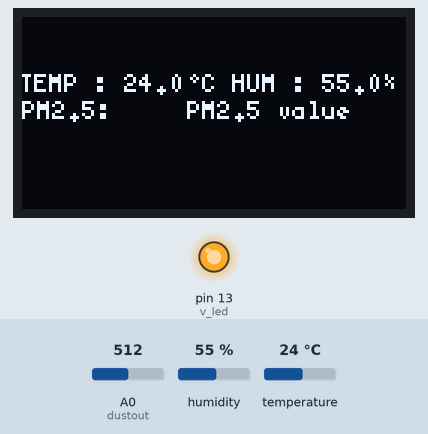
This sketch was run on a simulated Arduino Uno, built with avr-gcc and run on an emulated ATmega328P. On the bench: 128×64 one-colour display, output pins drawn as LEDs (lit = HIGH). Inputs (shaded band) come from the test bench; at power-on: humidity 55 %, temperature 24 °C, A0 (dustout) = 512. The local clock reads 2024-03-15 10:24:30 at power-on unless the sketch sets it; EEPROM starts erased; what the sketch prints to the serial monitor is not drawn.

Above: at 3.5 s.
3.6 s: humidity set to 22 %
At 6.3 s:
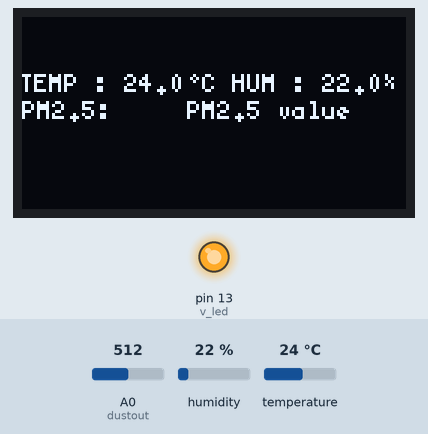
6.9 s: temperature set to 12 °C
At 8.9 s:
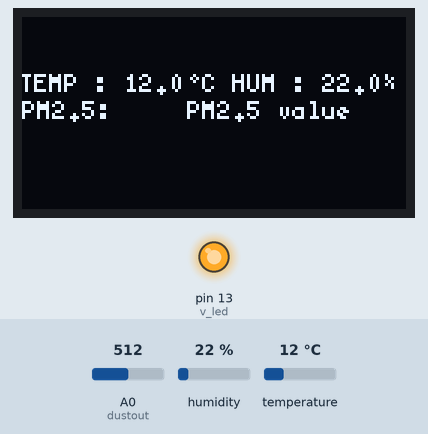
9.5 s: humidity set to 40 %
At 11.4 s:
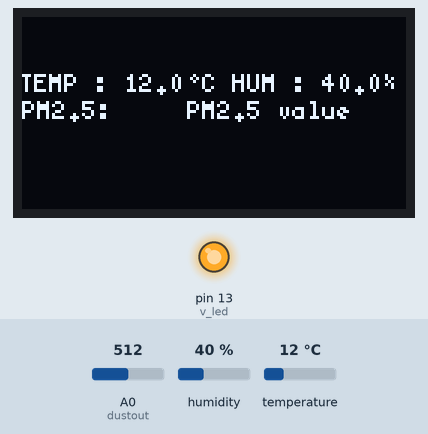
12.2 s: temperature set to 19 °C
Timing chart, 0 to 15.2 s (numbered marks = the images above; inputs shaded):
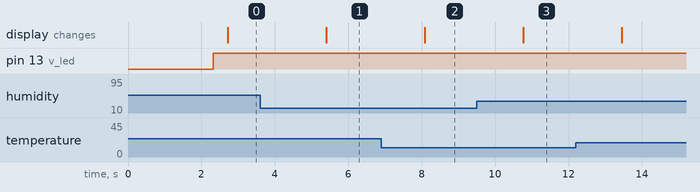

Measured:
- after the input at 3.6 s, the display: changes after 1.8 s (image 1)
- after the input at 6.9 s, the display: changes after 1.2 s (image 2)
- after the input at 9.5 s, the display: changes after 1.3 s (image 3)

The sketch:

Arduino_AMS.ino
```cpp
//https://forum.arduino.cc/t/how-to-set-an-alarm-with-the-ds1302-real-time-clock/594882
//https://m.blog.naver.com/chandong83/221451714944

#include <EEPROM.h>
String versionSrt = "arduino AMS by Kevin";


#include <ThreeWire.h>
#include <RtcDS1302.h>

//ThreeWire myWire(4,5,2); // IO, SCLK, CE
ThreeWire myWire(3,2,4); // IO, SCLK, RST
//RTC 라이브러리 생성
RtcDS1302<ThreeWire> Rtc(myWire);


/*
미세 먼지 센서 값 출력
http://www.devicemart.co.kr/
*/

// 미세 먼지 없을 때 초기 V 값 0.35
// 공기청정기 위 등에서 먼지를 가라앉힌 후 voltage값 개별적으로 측정 필요
#define no_dust 0.35
// 아두이노 - 미세 먼지 센서 연결
int dustout=A0;
int v_led=13;
// 센서로 읽은 값 변수 선언
float vo_value=0;
// 센서로 읽은 값을 전압으로 측정 변수
float sensor_voltage=0;
// 실제 미세 먼지 밀도 변수
float dust_density=0;


// for the temperature and hubmidity sensor
 #include <DHT.h>
 #define DHT22_PIN 2
 #define DHTTYPE DHT22
 DHT dht(DHT22_PIN, DHTTYPE);
 int chkSensor;
 String Temperature;
 String Humidity;


void setup ()
  {
    Serial.begin(9600);

    //EEPROM
    writeStringToEEPROM(0, versionSrt);
    startEEPROMsetup();

    pinMode(v_led,OUTPUT); // 적외선 led 출력으로 설정

    //컴파일 시점의 날짜(__DATE__)와 시간(__TIME__)을 시리얼모니터에 표시
    Serial.print("compiled: ");
    Serial.print(__DATE__);
    Serial.print(" ");
    Serial.println(__TIME__);

    //RTC 모듈 라이브러리 시작
    Rtc.Begin();
    //RTC 시간을 설정 컴파일된 날짜로
    setTRTCDateTime();

    //U8G displayer
    u8gStart();
  }

void loop ()
  {
    //RTC 모듈의 현재 시간 얻기
    RtcDateTime now = Rtc.GetDateTime();

    digitalWrite(v_led, LOW); // 적외선 LED ON
    delayMicroseconds(280); // 280us동안 딜레이
    vo_value=analogRead(dustout); // 데이터를 읽음
    delayMicroseconds(40); // 320us - 280us
    digitalWrite(v_led, HIGH); // 적외선 LED OFF
    delayMicroseconds(9680); //

    Temperature = String(dht.readTemperature(),1);
    Humidity = String(dht.readHumidity(),1);
    humidityTemperatureReport();

    //시리얼 모니터에 출력
    //시간 출력
    printDateTime(now);
    Serial.print(",");
    // PM25 값 추가
    csvPM25();
    Serial.println();

    // PM25 값 출력
    printPM25();
    //줄 바꿈.
    Serial.println();
    //OLED display
    u8gDraw();
    //1초 대기...후 다시 loop 시작
    delay(1000); // ten seconds
  }
```

DHT22.ino
```cpp
void humidityTemperatureReport() {
  chkSensor = digitalRead(DHT22_PIN);
  Temperature = String(dht.readTemperature(),1);
  Humidity = String(dht.readHumidity(),1);
  switch (chkSensor) {
  case 1:
    Serial.print("TEMPERATURE:");
    Serial.print(Temperature);
    Serial.println("#");
    delay(50);
    Serial.print("HUMIDITY:");
    Serial.print(Humidity);
    Serial.println("#");
    delay(50);
    break;
  case 0:
    Serial.print("TEMPERATURE:");
    Serial.print("CHECKSUMERROR");
    Serial.println("#");
    Serial.print("HUMIDITY:");
    Serial.print("CHECKSUMERROR");
    Serial.println("#");
    break;
  default:
    Serial.print("TEMPERATURE:");
    Serial.print("UNKNOWNERROR");
    Serial.println("#");
    Serial.print("HUMIDITY:");
    Serial.print("UNKNOWNERROR");
    Serial.println("#");
    break;
  }
}
```

EEPROM.ino
```cpp
// https://roboticsbackend.com/arduino-write-string-in-eeprom/

void startEEPROMsetup() {
  Serial.begin(9600);
  int eepromOffset = 0;
  // Writing
  String str1 = "Today's tutorial:";
  String str2 = "Save String to EEPROM.";
  String str3 = "Thanks for reading!";
  int str1AddrOffset = writeStringToEEPROM(eepromOffset, str1);
  int str2AddrOffset = writeStringToEEPROM(str1AddrOffset, str2);
  writeStringToEEPROM(str2AddrOffset, str3);
  // Reading
  String newStr1;
  String newStr2;
  String newStr3;
  int newStr1AddrOffset = readStringFromEEPROM(eepromOffset, &newStr1);
  int newStr2AddrOffset = readStringFromEEPROM(newStr1AddrOffset, &newStr2);
  readStringFromEEPROM(newStr2AddrOffset, &newStr3);

  Serial.println(newStr1);
  Serial.println(newStr2);
  Serial.println(newStr3);
  delay(2000);
}


int writeStringToEEPROM(int addrOffset, const String &strToWrite)
  {
    byte len = strToWrite.length();
    EEPROM.write(addrOffset, len);
    for (int i = 0; i < len; i++)
    {
      EEPROM.write(addrOffset + 1 + i, strToWrite[i]);
    }
    return addrOffset + 1 + len;
  }

int readStringFromEEPROM(int addrOffset, String *strToRead)
  {
    int newStrLen = EEPROM.read(addrOffset);
    char data[newStrLen + 1];
    for (int i = 0; i < newStrLen; i++)
    {
      data[i] = EEPROM.read(addrOffset + 1 + i);
    }
    data[newStrLen] = '\ 0'; // !!! NOTE !!! Remove the space between the slash "/" and "0" (I've added a space because otherwise there is a display bug)
    *strToRead = String(data);
    return addrOffset + 1 + newStrLen;
  }
```

PM25.ino
```cpp
//https://devicemart.blogspot.com/2019/12/gp2y1010au0f.html

void csvPM25()
  {
   sensor_voltage=get_voltage(vo_value);
   dust_density=get_dust_density(sensor_voltage);
   Serial.print(dust_density);  //" [ug/m^3]")
  }


void printPM25()
  {
   sensor_voltage=get_voltage(vo_value);
   dust_density=get_dust_density(sensor_voltage);

    Serial.print("value = ");
    Serial.println(vo_value);
    Serial.print("Voltage = ");
    Serial.print(sensor_voltage);
    Serial.println(" [V]");
    Serial.print("Dust Density = ");
    Serial.print(dust_density);
    Serial.println(" [ug/m^3]");\
  }

float get_voltage(float value)
  {
   // 아날로그 값을 전압 값으로 바꿈
   float V= value * 5.0 / 1024;
   return V;
  }

float get_dust_density(float voltage)
  {
   // 데이터 시트에 있는 미세 먼지 농도(ug) 공식 기준
   float dust=(voltage-no_dust) / 0.005;
   return dust;
  }
```

RTC.ino
```cpp
//https://forum.arduino.cc/t/how-to-set-an-alarm-with-the-ds1302-real-time-clock/594882
//https://m.blog.naver.com/chandong83/221451714944

#define countof(a) (sizeof(a) / sizeof(a[0]))

//시리얼 모니터에 날짜 시간 표시하는 함수
void printDateTime(const RtcDateTime& dt)
{
    char datestring[20];

    snprintf_P(datestring,
            countof(datestring),
            PSTR("%02u/%02u/%04u %02u:%02u:%02u"),
            dt.Month(),
            dt.Day(),
            dt.Year(),
            dt.Hour(),
            dt.Minute(),
            dt.Second() );
    Serial.print(datestring);
}


void setTRTCDateTime()
{
//RTCDateTime 클래스 생성(컴파일된 시간으로 설정)
    RtcDateTime compiled = RtcDateTime(__DATE__, __TIME__);
    printDateTime(compiled);
    Serial.println();

    //RTC모듈에 쓰기 금지 모드인지 확인
    if (Rtc.GetIsWriteProtected())
    {
        Serial.println("RTC was write protected, enabling writing now");
        //쓰기 금지 모드이면 해제
        Rtc.SetIsWriteProtected(false);
    }

    //RTC 모듈이 동작중이 아니라면
    if (!Rtc.GetIsRunning())
    {
        Serial.println("RTC was not actively running, starting now");
        // 시작해라!!!
        Rtc.SetIsRunning(true);
    }

    // RTC 모듈의 현재 시간 얻기
    RtcDateTime now = Rtc.GetDateTime();

    //RTC 모듈하고 위에 만든 RTC클래스(컴파일된 시간을 가지고 있는)와 비교해서
    //RTC 시간이 더 늦다면..
    if (now < compiled)
    {
        //RTC가 컴파일 시간보다 느려!(시간을 갱신한다.)
        Serial.println("RTC is older than compile time!  (Updating DateTime)");
        //컴파일 시간을 RTC 모듈에 적용
        Rtc.SetDateTime(compiled);
    }
    //RTC 모듈이 컴파일한 시간보다 빠르다면
    else if (now > compiled)
    {
        //RTC가 컴파일 시간보다 더 새것이다(그치 이래야지!!!)
        Serial.println("RTC is newer than compile time. (this is expected)");
    }
    //RTC와 컴파일한 시간이 같다면.
    else if (now == compiled)
    {
        //RTC와 컴파일 시간이 같다. (그..그럴이가... 뭐 그래도 오케!)
        Serial.println("RTC is the same as compile time! (not expected but all is fine)");
    }
}
```

display_U8G.ino
```cpp
//https://github.com/olikraus/u8glib/wiki/fontsize
//https://github.com/olikraus/u8glib/wiki/userreference#setprintpos

#include <U8glib.h>
U8GLIB_SSD1306_128X64 u8g(U8G_I2C_OPT_NONE|U8G_I2C_OPT_DEV_0);  // I2C / TWI
//U8GLIB_SSD1306_128X64 u8g(U8G_I2C_OPT_DEV_0|U8G_I2C_OPT_NO_ACK|U8G_I2C_OPT_FAST);

void u8gStart()
  {
    u8g.setFont(u8g_font_5x8);
    u8g.setColorIndex(1);
    u8g.setFontPosTop();

    //draw();
  }

void u8gDraw()
  {
    u8g.firstPage();
    do {
      u8g.setFont(u8g_font_5x8);
      //u8g.setFontPosTop(); u8g.drawStr(0,0,"A");
      u8g.setFontPosBottom();

      u8g.drawStr(-1,26,"TEMP : ");
        u8g.setPrintPos(34,26);
        u8g.print(Temperature);
        u8g.drawStr(55,26,"\xb0");
        u8g.drawStr(60,26,"C");

      u8g.drawStr(70,26,"HUM : ");
        u8g.setPrintPos(100,26);
        u8g.print(Humidity);
        u8g.drawStr(120,26,"%");

      u8g.drawStr(0,35, "PM2.5: ");
        u8g.setPrintPos(55,35);
        u8g.print("PM2.5 value");
        }
    while( u8g.nextPage() );
  }
```
